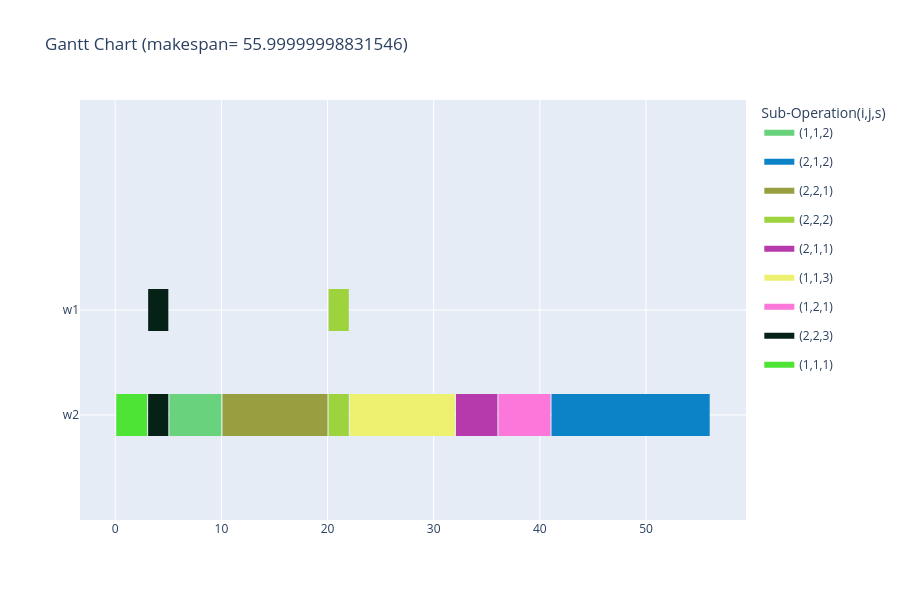

The notebook cell saved with this chart:
### Markdown cell above
#### 3.1) Visualisation par sous-opération

### Code cell
gantt_chart(s, instance, color=0, render="notebook", save_path="../results/gantt_chart_instance_temp.html")

### Figure 1 — Plotly figure (JSON) as saved in the notebook; plotly's stock layout.template omitted (floating-point values rounded to 4 significant figures)
{"data": [{"fill": "toself", "fillcolor": "rgb(105, 210, 124)", "hoverinfo": "name", "legendgroup": "rgb(105, 210, 124)", "mode": "none", "name": "(1,1,2)", "showlegend": true, "type": "scatter", "x": [5.1, 10, 10, 5.1], "y": [-0.2, -0.2, 0.2, 0.2]}, {"fill": "toself", "fillcolor": "rgb(12, 130, 199)", "hoverinfo": "name", "legendgroup": "rgb(12, 130, 199)", "mode": "none", "name": "(2,1,2)", "showlegend": true, "type": "scatter", "x": [41.1, 56, 56, 41.1], "y": [-0.2, -0.2, 0.2, 0.2]}, {"fill": "toself", "fillcolor": "rgb(152, 159, 65)", "hoverinfo": "name", "legendgroup": "rgb(152, 159, 65)", "mode": "none", "name": "(2,2,1)", "showlegend": true, "type": "scatter", "x": [10.1, 20, 20, 10.1], "y": [-0.2, -0.2, 0.2, 0.2]}, {"fill": "toself", "fillcolor": "rgb(157, 211, 60)", "hoverinfo": "name", "legendgroup": "rgb(157, 211, 60)", "mode": "none", "name": "(2,2,2)", "showlegend": true, "type": "scatter", "x": [20.1, 22, 22, 20.1, 20.1, 20.1, 22, 22, 20.1], "y": [0.8, 0.8, 1.2, 1.2, null, -0.2, -0.2, 0.2, 0.2]}, {"fill": "toself", "fillcolor": "rgb(182, 58, 172)", "hoverinfo": "name", "legendgroup": "rgb(182, 58, 172)", "mode": "none", "name": "(2,1,1)", "showlegend": true, "type": "scatter", "x": [32.1, 36, 36, 32.1], "y": [-0.2, -0.2, 0.2, 0.2]}, {"fill": "toself", "fillcolor": "rgb(238, 241, 112)", "hoverinfo": "name", "legendgroup": "rgb(238, 241, 112)", "mode": "none", "name": "(1,1,3)", "showlegend": true, "type": "scatter", "x": [22.1, 32, 32, 22.1], "y": [-0.2, -0.2, 0.2, 0.2]}, {"fill": "toself", "fillcolor": "rgb(251, 119, 218)", "hoverinfo": "name", "legendgroup": "rgb(251, 119, 218)", "mode": "none", "name": "(1,2,1)", "showlegend": true, "type": "scatter", "x": [36.1, 41, 41, 36.1], "y": [-0.2, -0.2, 0.2, 0.2]}, {"fill": "toself", "fillcolor": "rgb(6, 34, 23)", "hoverinfo": "name", "legendgroup": "rgb(6, 34, 23)", "mode": "none", "name": "(2,2,3)", "showlegend": true, "type": "scatter", "x": [3.1, 5, 5, 3.1, 3.1, 3.1, 5, 5, 3.1], "y": [0.8, 0.8, 1.2, 1.2, null, -0.2, -0.2, 0.2, 0.2]}, {"fill": "toself", "fillcolor": "rgb(78, 228, 54)", "hoverinfo": "name", "legendgroup": "rgb(78, 228, 54)", "mode": "none", "name": "(1,1,1)", "showlegend": true, "type": "scatter", "x": [0.1, 3, 3, 0.1], "y": [-0.2, -0.2, 0.2, 0.2]}, {"legendgroup": "rgb(105, 210, 124)", "marker": {"color": "rgb(105, 210, 124)", "opacity": 0, "size": 1}, "mode": "markers", "name": "", "showlegend": false, "text": [null, null], "type": "scatter", "x": [5.1, 10], "y": [0, 0]}, {"legendgroup": "rgb(12, 130, 199)", "marker": {"color": "rgb(12, 130, 199)", "opacity": 0, "size": 1}, "mode": "markers", "name": "", "showlegend": false, "text": [null, null], "type": "scatter", "x": [41.1, 56], "y": [0, 0]}, {"legendgroup": "rgb(152, 159, 65)", "marker": {"color": "rgb(152, 159, 65)", "opacity": 0, "size": 1}, "mode": "markers", "name": "", "showlegend": false, "text": [null, null], "type": "scatter", "x": [10.1, 20], "y": [0, 0]}, {"legendgroup": "rgb(157, 211, 60)", "marker": {"color": "rgb(157, 211, 60)", "opacity": 0, "size": 1}, "mode": "markers", "name": "", "showlegend": false, "text": [null, null, null, null], "type": "scatter", "x": [20.1, 22, 20.1, 22], "y": [1, 1, 0, 0]}, {"legendgroup": "rgb(182, 58, 172)", "marker": {"color": "rgb(182, 58, 172)", "opacity": 0, "size": 1}, "mode": "markers", "name": "", "showlegend": false, "text": [null, null], "type": "scatter", "x": [32.1, 36], "y": [0, 0]}, {"legendgroup": "rgb(238, 241, 112)", "marker": {"color": "rgb(238, 241, 112)", "opacity": 0, "size": 1}, "mode": "markers", "name": "", "showlegend": false, "text": [null, null], "type": "scatter", "x": [22.1, 32], "y": [0, 0]}, {"legendgroup": "rgb(251, 119, 218)", "marker": {"color": "rgb(251, 119, 218)", "opacity": 0, "size": 1}, "mode": "markers", "name": "", "showlegend": false, "text": [null, null], "type": "scatter", "x": [36.1, 41], "y": [0, 0]}, {"legendgroup": "rgb(6, 34, 23)", "marker": {"color": "rgb(6, 34, 23)", "opacity": 0, "size": 1}, "mode": "markers", "name": "", "showlegend": false, "text": [null, null, null, null], "type": "scatter", "x": [3.1, 5, 3.1, 5], "y": [1, 1, 0, 0]}, {"legendgroup": "rgb(78, 228, 54)", "marker": {"color": "rgb(78, 228, 54)", "opacity": 0, "size": 1}, "mode": "markers", "name": "", "showlegend": false, "text": [null, null], "type": "scatter", "x": [0.1, 3], "y": [0, 0]}], "layout": {"height": 600, "hovermode": "closest", "legend": {"title": {"text": "Sub-Operation(i,j,s)"}}, "showlegend": true, "title": {"text": "Gantt Chart (makespan= 55.99999998831546)"}, "xaxis": {"rangeselector": {"buttons": [{"count": 7, "label": "1w", "step": "day", "stepmode": "backward"}, {"count": 1, "label": "1m", "step": "month", "stepmode": "backward"}, {"count": 6, "label": "6m", "step": "month", "stepmode": "backward"}, {"count": 1, "label": "YTD", "step": "year", "stepmode": "todate"}, {"count": 1, "label": "1y", "step": "year", "stepmode": "backward"}, {"step": "all"}]}, "showgrid": true, "type": "linear", "zeroline": false}, "yaxis": {"autorange": false, "range": [-1, 3], "showgrid": true, "ticktext": ["w2", "w1"], "tickvals": [0, 1], "zeroline": false}}}
